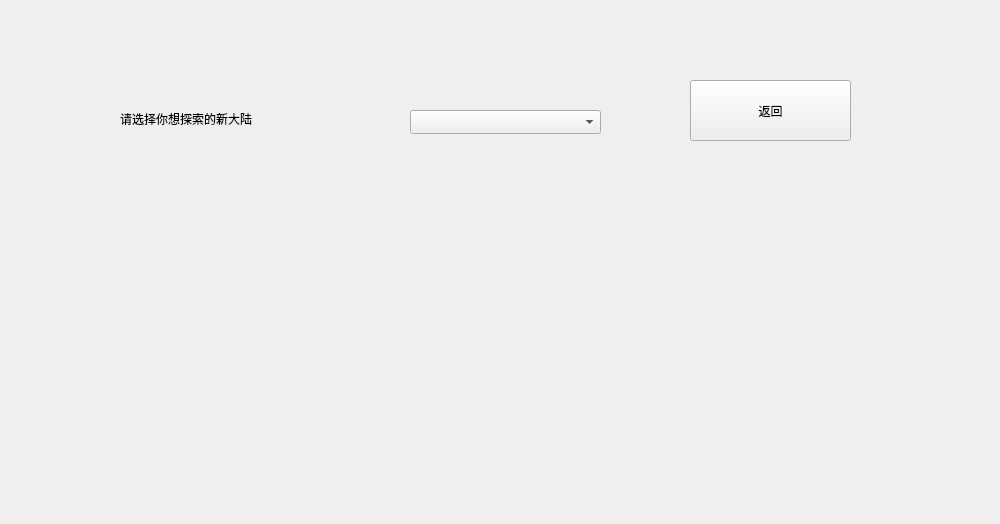
<?xml version="1.0" encoding="UTF-8"?>
<ui version="4.0">
 <class>Background</class>
 <widget class="QWidget" name="Background">
  <property name="geometry">
   <rect>
    <x>0</x>
    <y>0</y>
    <width>1000</width>
    <height>524</height>
   </rect>
  </property>
  <property name="windowTitle">
   <string>Form</string>
  </property>
  <widget class="QLabel" name="label">
   <property name="geometry">
    <rect>
     <x>120</x>
     <y>110</y>
     <width>231</width>
     <height>18</height>
    </rect>
   </property>
   <property name="text">
    <string>请选择你想探索的新大陆</string>
   </property>
  </widget>
  <widget class="QPushButton" name="returnButton">
   <property name="geometry">
    <rect>
     <x>690</x>
     <y>80</y>
     <width>161</width>
     <height>61</height>
    </rect>
   </property>
   <property name="text">
    <string>返回</string>
   </property>
  </widget>
  <widget class="QComboBox" name="comboBox">
   <property name="geometry">
    <rect>
     <x>410</x>
     <y>110</y>
     <width>191</width>
     <height>24</height>
    </rect>
   </property>
   <property name="currentText">
    <string/>
   </property>
  </widget>
 </widget>
 <resources/>
 <connections/>
</ui>
